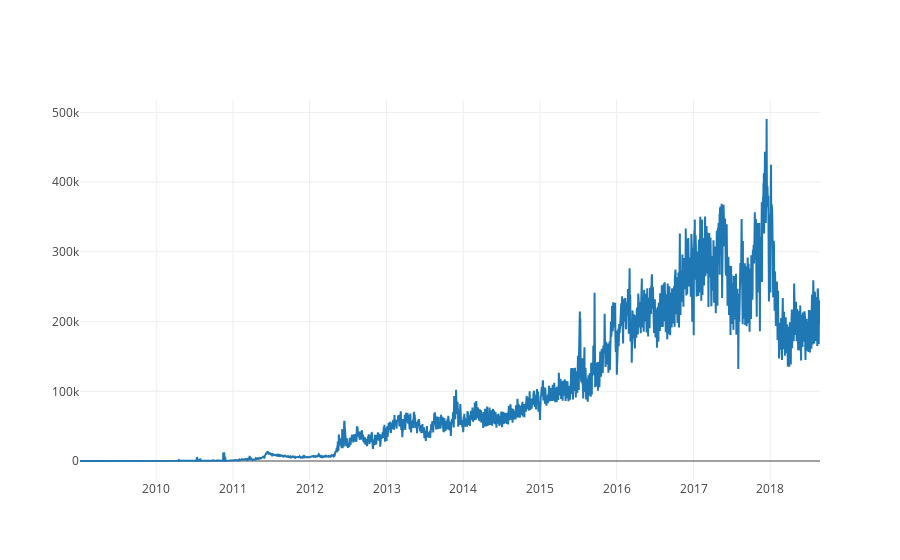

This figure's notebook cell:
### Code cell
# Gráfico del volumen de cambio USD/BTC
number_transactions_btc_graphic = go.Scatter(x=transactions_btc.index, y=transactions_btc.Value)
py.iplot([number_transactions_btc_graphic])

### Figure 1 — Plotly figure (JSON) as saved in the notebook; plotly's stock layout.template omitted (floating-point values rounded to 4 significant figures; data arrays with more than 128 entries replaced by an {"elided": "..."} marker saying what was removed)
{"data": [{"type": "scatter", "x": {"elided": "3523 str values"}, "y": {"elided": "3523 int values"}}], "layout": {}}
